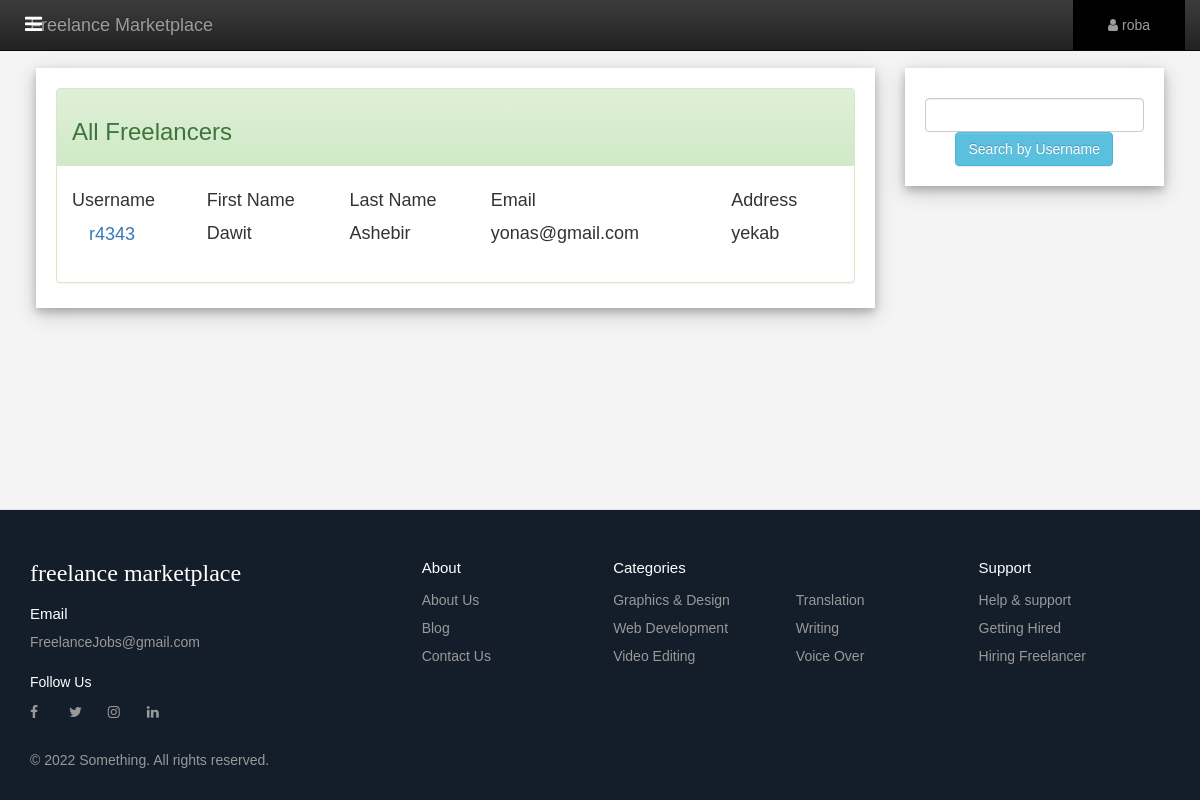
/view/admin/view-freelancers.php (signed in), run on the app's committed database.
### tables this page shows
CREATE TABLE `freelancer` (
  `freelancer_id` int(11) NOT NULL,
  `first_name` varchar(30) NOT NULL,
  `last_name` varchar(30) NOT NULL,
  `bio` varchar(1000) DEFAULT NULL,
  `dob` date NOT NULL,
  `username` varchar(255) NOT NULL,
  `gender` varchar(255) NOT NULL,
  `phone_number` int(30) NOT NULL,
  `email` varchar(255) NOT NULL,
  `address` varchar(255) NOT NULL,
  `professional_title` varchar(255) NOT NULL,
  `education` varchar(1000) NOT NULL,
  `experience` varchar(2000) NOT NULL,
  `skill` varchar(2000) NOT NULL
);

### controller/admin/admin-profile.php (called while the page is built, shortened)
<?php
include_once "$_SERVER[DOCUMENT_ROOT]/free/model/admin/admin-profile.php";
$display = new Admin_Profile();
$display->View();
?>

### model/admin/admin-profile.php (called while the page is built, shortened)
<?php
include_once "$_SERVER[DOCUMENT_ROOT]/free/model/db.php";
class Admin_Profile extends Database{
    function View(){
$uid=$_SESSION['user_id'];
$sql = "SELECT * FROM admin WHERE username='$uid'";
$result = $this->connect()->query($sql);
if ($result->num_rows > 0) {
    while($row = $result->fetch_assoc()) {
        $this->username=$row["username"];
        }
}
}
}
?>

### model/db.php (called while the page is built, shortened)
<?php
class Database
{
public function connect()
{
$this->host="localhost";
$this->user="root";
$this->pass="";
$this->dbname="freelance";
	$con = new mysqli($this->host, $this->user, $this->pass, $this->dbname);
		return $con;
}
}
?>

### model/employer/employer-profile.php (called while the page is built, shortened)
<?php
include_once "$_SERVER[DOCUMENT_ROOT]/free/model/db.php";
class Employer_Profile extends Database{
    function view(){
$sql3 = "SELECT * FROM service";
$result3 = $this->connect()->query($sql3);
}
}
?>

### controller/employer/employer-profile.php (called while the page is built, shortened)
<?php
include_once "$_SERVER[DOCUMENT_ROOT]/free/model/employer/employer-profile.php";
$profile = new Employer_Profile();
$profile->view();
?>

### model/db1.php (called while the page is built, shortened)
<?php
include_once "$_SERVER[DOCUMENT_ROOT]/free/model/db.php";
include_once "$_SERVER[DOCUMENT_ROOT]/free/controller/employer/employer-profile.php";
?>

### model/admin/pagination.php (called while the page is built, shortened)
<?php
include_once "$_SERVER[DOCUMENT_ROOT]/free/controller/employer/employer-profile.php";
if (isset($_GET['page'])) {
    $page = $_GET['page'];
}
else{
    $page = 1;
}
$num_per_page = 03;
$start_from = ($page-1)*03;
$servername = "localhost";
$dbuser = "root";
$dbpass = "";
$dbname = "freelance";
$con = mysqli_connect($servername, $dbuser, $dbpass, $dbname);
$sql7 = "SELECT * FROM freelancer LIMIT $start_from,$num_per_page";
$result7 = mysqli_query($con,$sql7);
$resultcheck7= mysqli_num_rows($result7);
?>

### view/admin/view-freelancers.php (the view, shortened to what this page needs)
<?php
 include_once "$_SERVER[DOCUMENT_ROOT]/free/model/db1.php";
 include_once "$_SERVER[DOCUMENT_ROOT]/free/model/admin/pagination.php";
?>
<!DOCTYPE html>
<html>
<head>
	  <link rel="stylesheet" type="text/css" href="../includes/css/bootstrap.min.css">
	  <link rel="stylesheet" type="text/css" href="../includes/css/bootstrap-theme.min.css">
    <link rel="stylesheet" type="text/css" href="../includes/res/font-awesome/css/font-awesome.min.css">
</head>
<body>
<?php require 'includes/admin-nav.php'; ?>
<div style="padding:1% 3% 1% 3%;">
<div class="row">
	<div class="col-lg-9">
		<div class="card" style="padding:20px 20px 5px 20px;margin-top:20px">
			<div class="panel panel-success">
			  <div class="panel-heading"><h3>All Freelancers</h3></div>
			  <div class="panel-body"><h4>
<?php
if ($resultcheck7 > 0){
	echo '<table  style=" width: 100% ; border: none;">';
			echo '<tr>
			<td>'.'Username'.'</td>
			<td>'.'First Name'.'</td>
			<td>'.'Last Name'.'</td>
			<td>'.'Email'.'</td>
			<td>'.'Address'.'</td>
			</tr>';
		while($row=mysqli_fetch_assoc($result7)){
			$user=$row["username"];
			$fname=$row["first_name"];
        	$lname=$row["last_name"];
       		$email=$row["email"];
       		$address=$row["address"];
			echo '
			<form action="view-freelancers.php" method="post">
			<tr >
			<input type="hidden" name="uid" value="'.$user.'">
			<td><input type="submit" class="btn btn-link btn-lg" value="'.$user.' "></td>
			<td>'.$fname.'</td>
			<td>'.$lname.'</td>
			<td>'.$email.'</td>
			<td>'.$address.'</td>
			</tr>
			</form>' ;
		}
		echo '</table> ';
}
?>
              </h4></div>
			</div>
		</div>
	</div>
	<div class="col-lg-3">
		<div class="card" style="padding:20px 20px 5px 20px;margin-top:20px">
			<form action="view-freelancers.php" method="post">
				<div class="form-group">
				  <input type="text" class="form-control" name="s_name">
				  <center><button type="submit" class="btn btn-info" >Search by Username</button></center>
				</div>
	        </form>
	    </div>
	</div>
</div>
	<br>
</div>
<br>
<?php require 'includes/footer.php'; ?>
</body>
</html>

### view/admin/includes/admin-nav.php (shortened to what this page needs)
<?php
 include_once "$_SERVER[DOCUMENT_ROOT]/free/model/db.php";
 include_once "$_SERVER[DOCUMENT_ROOT]/free/model/admin/admin-profile.php";
 include_once "$_SERVER[DOCUMENT_ROOT]/free/controller/admin/admin-profile.php";
?>
<!DOCTYPE html>
<html lang="en">
  <head>
   <link rel="stylesheet" type="text/css" href="../includes/css/bootstrap.min.css">
<link rel="stylesheet" type="text/css" href="../includes/css/nav.css">
    <link rel="stylesheet" type="text/css" href="../includes/res/font-awesome/css/font-awesome.min.css">
  </head>
  <body>
   <nav class="navbar navbar-inverse navbar-fixed-top" id="my-navbar" >
    <div class="menu-btn" style=" color: white; margin-top: 10px;">
      <i class="fa fa-navicon" ></i>
    </div>
  <div class="container">
    <div class="navber-header">
      <a href="index.php" class="navbar-brand">Freelance Marketplace</a>
    </div>
    <div class="collapse navbar-collapse" id="navbar-collapse">
      <ul class="nav navbar-nav navbar-right">
        <li class="dropdown" style="background:#000;padding:0 20px 0 20px;">
              <a class="dropdown-toggle" data-toggle="dropdown" href="#"><span class="fa fa-user"></span>
                <?php include_once('../../model/admin/admin-profile.php');
      echo $display ->username;
       ?>
              </a>
          </li>
      </ul>
    </div>
  </div>
</nav>
  </body>
</html>

### view/Includes/css/nav.css (style rules this page uses)
* { margin: 0; padding: 0; box-sizing: border-box; font-family: "Poppins", sans-serif; }
.menu-btn { position: absolute; color: black; font-size: 20px; margin: 25px; cursor: pointer; }

### view/Includes/css/footer.css (style rules this page uses)
*, *:before, *:after { box-sizing: border-box; }
html { font-size: 100%; }
body { font-family: acumin-pro, system-ui, sans-serif; margin: 0; display: grid; grid-template-rows: auto 1fr auto; font-size: 14px; background-color: #f4f4f4; align-items: start; min-height: 100vh; }

### view/admin/view-freelancers.php (style rules this page uses)
body { padding-top: 3%;margin: 0; }
.card { box-shadow: 0 4px 8px 0 rgba(0, 0, 0, 0.2), 0 6px 20px 0 rgba(0, 0, 0, 0.19); background:#fff }

### view/admin/includes/footer.php (style rules this page uses)
*, *:before, *:after { box-sizing: border-box; }
html { font-size: 100%; }
body { font-family: acumin-pro, system-ui, sans-serif; margin: 0; display: grid; grid-template-rows: auto 1fr auto; font-size: 14px; background-color: #f4f4f4; align-items: start; min-height: 100vh; }

### data on the page
freelancer: username "r4343", first_name "Dawit", last_name "Ashebir", email "yonas@gmail.com", address "yekab"

### other printed values
$display ->username "roba"
